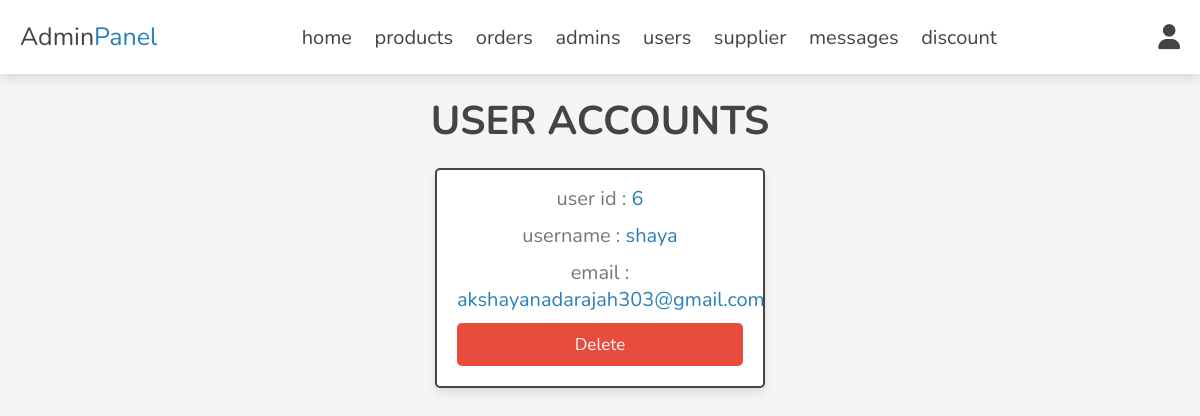
Screenshot of /admin/users_accounts.php (signed in) with the database file from the repository.
### tables this page shows
CREATE TABLE `users` (
  `id` int(100) NOT NULL,
  `name` varchar(20) NOT NULL,
  `email` varchar(50) NOT NULL,
  `password` varchar(50) NOT NULL
);

### admin/users_accounts.php (the view, shortened to what this page needs)
<?php
include '../components/connect.php';
?>
<!DOCTYPE html>
<html lang="en">
<head>
   <link rel="stylesheet" href="https://cdnjs.cloudflare.com/ajax/libs/font-awesome/6.1.1/css/all.min.css">
   <link rel="stylesheet" href="../css/admin_style.css">
</head>
<body>
<?php include '../components/admin_header.php'; ?>
<section class="accounts">
   <h1 class="heading">user accounts</h1>
   <div class="box-container">
   <?php
      $select_accounts = $conn->prepare("SELECT * FROM `users`");
      $select_accounts->execute();
      if($select_accounts->rowCount() > 0){
         while($fetch_accounts = $select_accounts->fetch(PDO::FETCH_ASSOC)){
   ?>
   <div class="box">
      <p> user id : <span><?= $fetch_accounts['id']; ?></span> </p>
      <p> username : <span><?= $fetch_accounts['name']; ?></span> </p>
      <p> email : <span><?= $fetch_accounts['email']; ?></span> </p>
      <a href="users_accounts.php?delete=<?= $fetch_accounts['id']; ?>" onclick="return confirm('delete this account? the user related information will also be delete!')" class="delete-btn">delete</a>
   </div>
   <?php
         }
      }else{
         echo '<p class="empty">no accounts available!</p>';
      }
   ?>
   </div>
</section>
</body>
</html>

### css/admin_style.css (style rules this page uses)
:root { --main-color:#2980b9; --orange:#f39c12; --red:#e74c3c; --black:#444; --white:#fff; --light-color:#777; --light-bg:#f5f5f5; --border:.2rem solid var(--black); --box-shadow:0 .5rem 1rem rgba(0,0,0,.1); }
* { font-family: 'Nunito', sans-serif; margin:0; padding:0; box-sizing: border-box; outline: none; border:none; text-decoration: none; }
html { font-size: 62.5%; overflow-x: hidden; }
body { background-color: var(--light-bg); }
section { padding:2rem; max-width: 1200px; margin:0 auto; }
.heading { font-size: 4rem; color:var(--black); margin-bottom: 2rem; text-align: center; text-transform: uppercase; }
.btn, .delete-btn, .option-btn { display: block; width: 100%; margin-top: 1rem; border-radius: .5rem; padding:1rem 3rem; font-size: 1.7rem; text-transform: capitalize; color:var(--white); cursor: pointer; text-align: center; }
.delete-btn { background-color: var(--red); }
.accounts .box-container { display: grid; grid-template-columns: repeat(auto-fit, 33rem); gap:1.5rem; align-items: flex-start; justify-content: center; }
.accounts .box-container .box { padding:2rem; padding-top: .5rem; border-radius: .5rem; text-align: center; border:var(--border); background-color: var(--white); box-shadow: var(--box-shadow); }
.accounts .box-container .box p { font-size: 2rem; color:var(--light-color); margin: 1rem 0; }
.accounts .box-container .box p span { color:var(--main-color); }

### rows the page displays
users: id "6", name "shaya", email "akshayanadarajah303@gmail.com"
